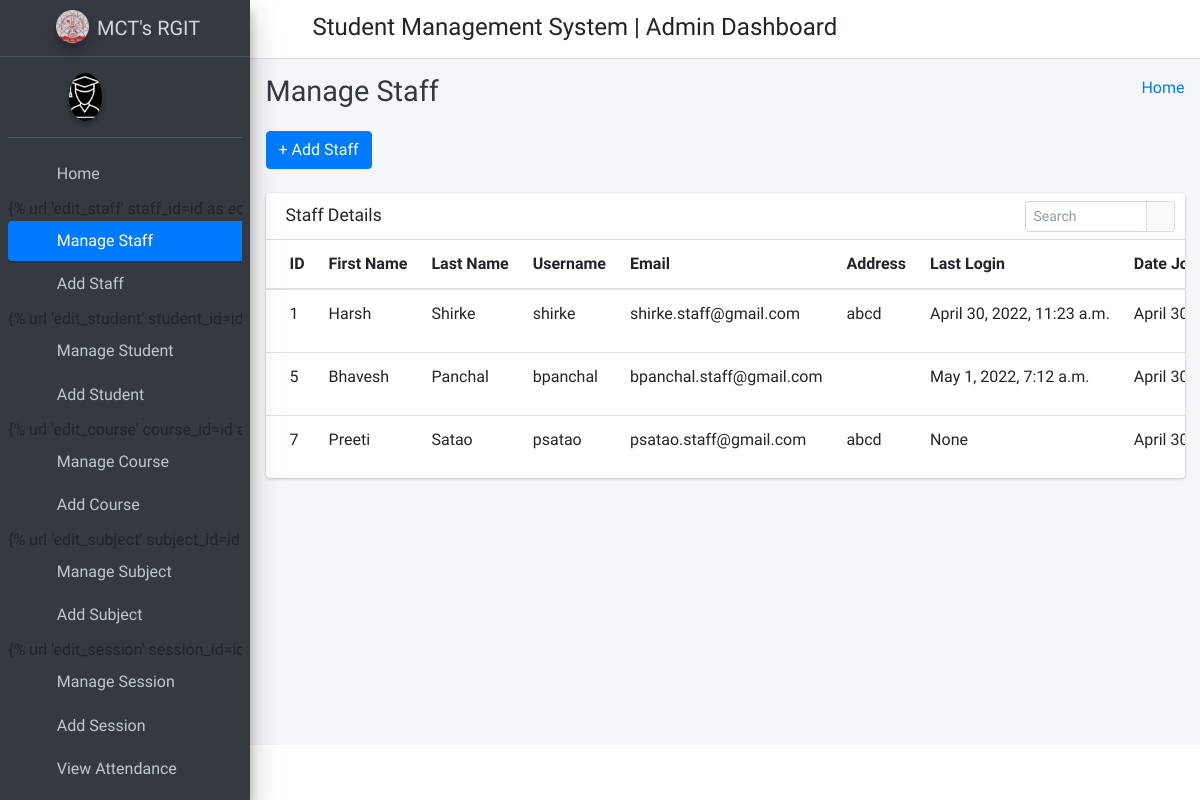
/manage_staff/, run on an earlier commit of the app's database.
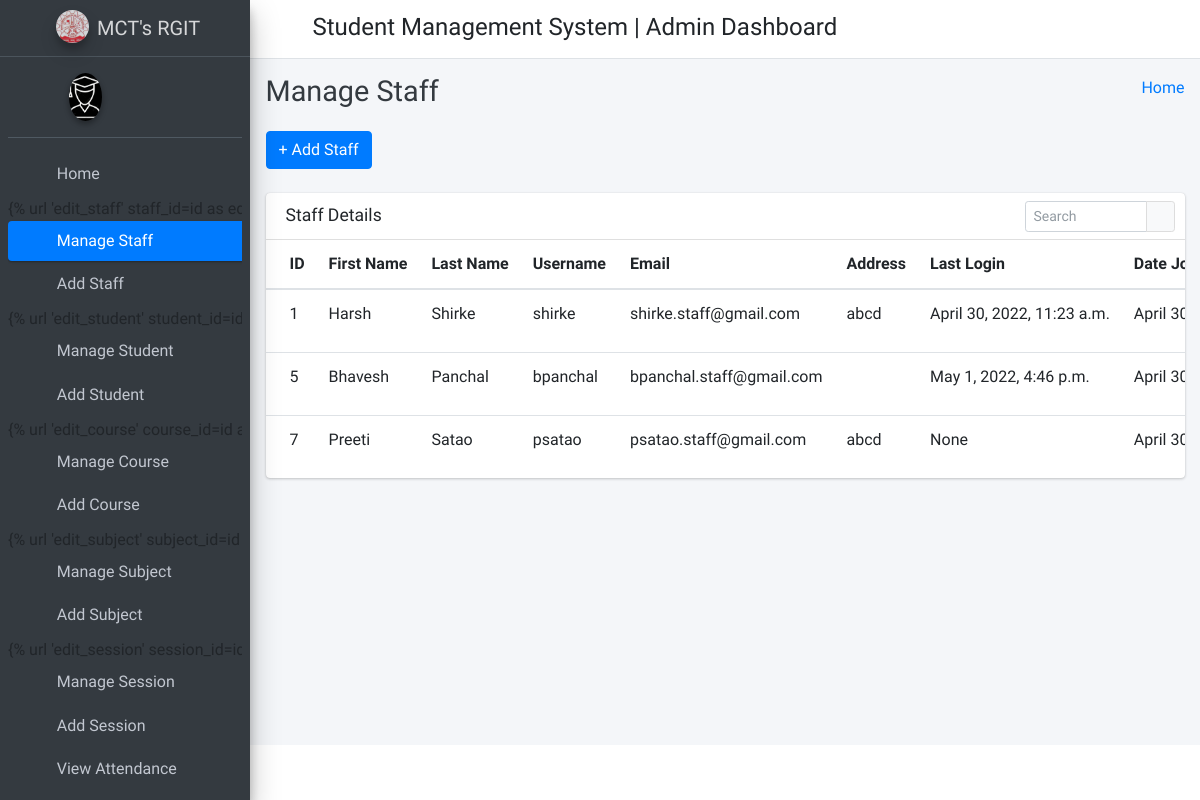
And on a later commit of the database.
### college_management_app/models.py (models this page shows)
class Staffs(models.Model):
    id = models.AutoField(primary_key=True)
    admin = models.OneToOneField(CustomUser, on_delete = models.CASCADE)
    address = models.TextField()
    created_at = models.DateTimeField(auto_now_add=True)
    updated_at = models.DateTimeField(auto_now=True)
    objects = models.Manager()

class CustomUser(AbstractUser):
    HOD = '1'
    STAFF = '2'
    STUDENT = '3'
    EMAIL_TO_USER_TYPE_MAP = {
        'hod': HOD,
        'staff': STAFF,
        'student': STUDENT
    }
    user_type_data = ((HOD, "HOD"), (STAFF, "Staff"), (STUDENT, "Student"))
    user_type = models.CharField(default=1, choices=user_type_data, max_length=10)

### college_management_app/HodViews.py (the view)
# urls.py: path('manage_staff/', HodViews.manage_staff, name="manage_staff"),
def manage_staff(request):
    staffs = Staffs.objects.all()
    context = {
        "staffs": staffs
    }
    return render(request, "hod_template/manage_staff_template.html", context)

### templates/hod_template/manage_staff_template.html (shortened to what this page needs)
{% extends 'hod_template/base_template.html' %}
{% block page_title %}
    Manage Staff
{% endblock page_title %}
{% block main_content %}
{% load static %}
<section class="content">
        <div class="container-fluid">
            <a class="btn btn-primary" href="{% url 'add_staff' %}" role="button">+ Add Staff</a> <br/>&nbsp;
            <div class="row">
                <div class="col-md-12">
                    <div class="card">
                        <div class="card-header">
                            <h3 class="card-title">Staff Details</h3>
                            <div class="card-tools">
                            <div class="input-group input-group-sm" style="width: 150px;">
                                <input type="text" name="table_search" class="form-control float-right" placeholder="Search">
                                <div class="input-group-append">
                                <button type="submit" class="btn btn-default"><i class="fas fa-search"></i></button>
                                </div>
                            </div>
                            </div>
                        </div>
                        <div class="card-body table-responsive p-0">
                            <table class="table table-hover text-nowrap">
                            <thead>
                                <tr>
                                <th>ID</th>
                                <th>First Name</th>
                                <th>Last Name</th>
                                <th>Username</th>
                                <th>Email</th>
                                <th>Address</th>
                                <th>Last Login</th>
                                <th>Date Joined</th>
                                </tr>
                            </thead>
                            <tbody>
                                {% for staff in staffs %}
                                <tr>
                                <td>{{ staff.admin.id }}</td>
                                <td>{{ staff.admin.first_name }}</td>
                                <td>{{ staff.admin.last_name }}</td>
                                <td>{{ staff.admin.username }}</td>
                                <td>{{ staff.admin.email }}</td>
                                <td>{{ staff.address }}</td>
                                <td>{{ staff.admin.last_login }}</td>
                                <td>{{ staff.admin.date_joined }}</td>
                                </tr>
                                {% endfor %}
                            </tbody>
                            </table>
                        </div>
                        </div>
                </div>
            </div>
        </div>
      </section>
  {% endblock main_content %}

What changed in the data, as far as the page shows it:
changed through a linked row, Staffs "Bhavesh": admin.last_login "May 1, 2022, 7:12 a.m." → "May 1, 2022, 4:46 p.m."
